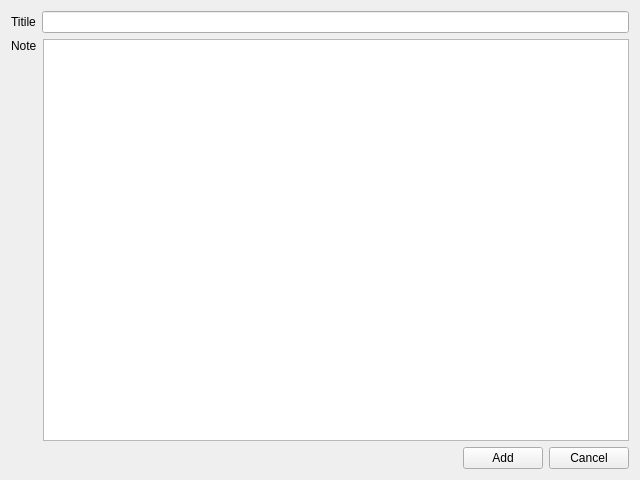
<?xml version="1.0" encoding="UTF-8"?>
<ui version="4.0">
 <class>NoteForm</class>
 <widget class="QWidget" name="NoteForm">
  <property name="geometry">
   <rect>
    <x>0</x>
    <y>0</y>
    <width>640</width>
    <height>480</height>
   </rect>
  </property>
  <property name="windowTitle">
   <string>Form</string>
  </property>
  <layout class="QGridLayout" name="gridLayout">
   <item row="0" column="0">
    <layout class="QVBoxLayout" name="verticalLayout">
     <item>
      <layout class="QHBoxLayout" name="horizontalLayout_3">
       <item>
        <widget class="QLabel" name="label">
         <property name="text">
          <string>Titile</string>
         </property>
        </widget>
       </item>
       <item>
        <widget class="QLineEdit" name="lineEdit">
         <property name="alignment">
          <set>Qt::AlignLeading|Qt::AlignLeft|Qt::AlignVCenter</set>
         </property>
        </widget>
       </item>
      </layout>
     </item>
     <item>
      <layout class="QHBoxLayout" name="horizontalLayout_2">
       <item>
        <widget class="QLabel" name="label_2">
         <property name="text">
          <string>Note</string>
         </property>
         <property name="alignment">
          <set>Qt::AlignLeading|Qt::AlignLeft|Qt::AlignTop</set>
         </property>
        </widget>
       </item>
       <item>
        <widget class="QTextEdit" name="textEdit"/>
       </item>
      </layout>
     </item>
     <item>
      <layout class="QHBoxLayout" name="horizontalLayout">
       <item>
        <spacer name="horizontalSpacer">
         <property name="orientation">
          <enum>Qt::Horizontal</enum>
         </property>
         <property name="sizeHint" stdset="0">
          <size>
           <width>40</width>
           <height>20</height>
          </size>
         </property>
        </spacer>
       </item>
       <item>
        <widget class="QPushButton" name="pushButton">
         <property name="text">
          <string>Add</string>
         </property>
        </widget>
       </item>
       <item>
        <widget class="QPushButton" name="pushButton_2">
         <property name="text">
          <string>Cancel</string>
         </property>
        </widget>
       </item>
      </layout>
     </item>
    </layout>
   </item>
  </layout>
 </widget>
 <resources/>
 <connections/>
</ui>
